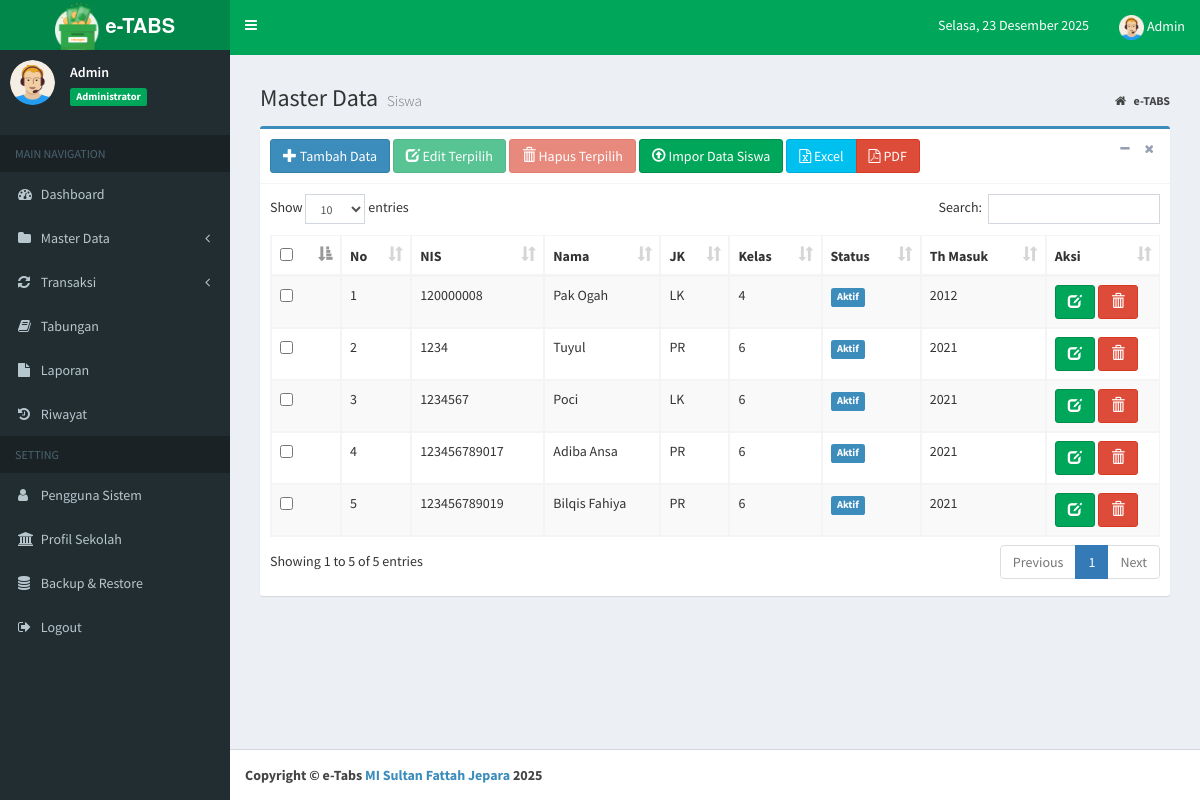
The page /index.php?page=MyApp/data_siswa (signed in) on the database as committed earlier.
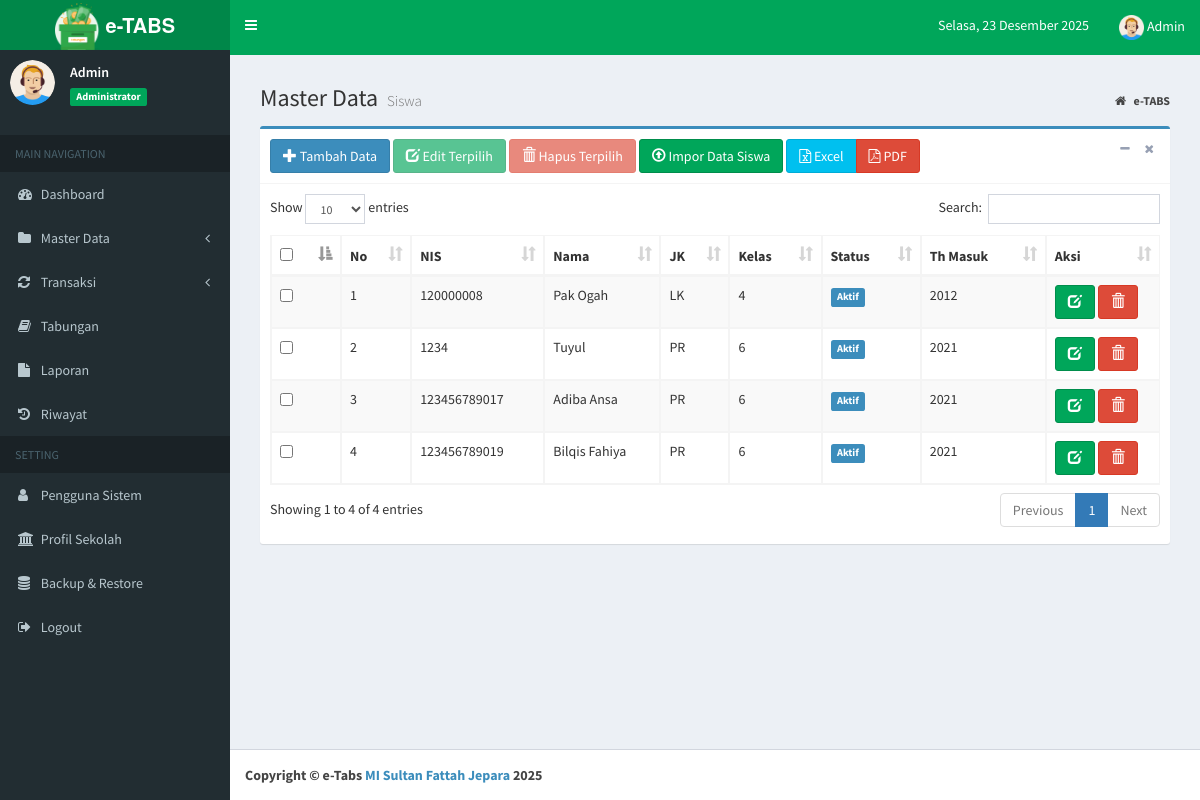
The same page on the database as committed later.
### tables this page shows
CREATE TABLE `tb_siswa` (
  `nis` char(12) NOT NULL,
  `nama_siswa` varchar(40) NOT NULL,
  `jekel` enum('LK','PR') NOT NULL,
  `id_kelas` int NOT NULL,
  `status` enum('Aktif','Lulus','Pindah') NOT NULL,
  `th_masuk` year NOT NULL,
  PRIMARY KEY (`nis`),
  KEY `id_kelas` (`id_kelas`),
  CONSTRAINT `tb_siswa_ibfk_1` FOREIGN KEY (`id_kelas`) REFERENCES `tb_kelas` (`id_kelas`) ON DELETE CASCADE ON UPDATE CASCADE
);

CREATE TABLE `tb_kelas` (
  `id_kelas` int NOT NULL AUTO_INCREMENT,
  `kelas` varchar(20) NOT NULL,
  PRIMARY KEY (`id_kelas`)
);

### admin/siswa/data_siswa.php (the view, shortened to what the changed rows need)
<section class="content-header">
    <h1>
        Master Data
        <small>Siswa</small>
    </h1>
    <ol class="breadcrumb">
        <li>
            <a href="index.php">
                <i class="fa fa-home"></i>
                <b>e-TABS</b>
            </a>
        </li>
    </ol>
</section>
<section class="content">
    <div class="box box-primary">
        <div class="box-header with-border">
            <a href="?page=MyApp/add_siswa" title="Tambah Data" class="btn btn-primary">
                <i class="glyphicon glyphicon-plus"></i> Tambah Data</a>
            <button type="button" id="btnEditTerpilih" class="btn btn-success" onclick="editTerpilih()" disabled>
                <i class="glyphicon glyphicon-edit"></i> Edit Terpilih
            </button>
            <button type="button" id="btnHapusTerpilih" class="btn btn-danger" onclick="hapusTerpilih()" disabled>
                <i class="glyphicon glyphicon-trash"></i> Hapus Terpilih
            </button>
            <button type="button" class="btn btn-success" data-toggle="modal" data-target="#modal-impor">
                <i class="glyphicon glyphicon-upload"></i> Impor Data Siswa
            </button>
            <div class="btn-group">
                <a href="admin/export_handler.php?type=excel&table=siswa" class="btn btn-info" title="Ekspor ke Excel">
                    <i class="fa fa-file-excel-o"></i> Excel
                </a>
                <a href="admin/export_handler.php?type=pdf&table=siswa" class="btn btn-danger" title="Ekspor ke PDF" target="_blank">
                    <i class="fa fa-file-pdf-o"></i> PDF
                </a>
            </div>
            <div class="box-tools pull-right">
                <button type="button" class="btn btn-box-tool" data-widget="collapse">
                    <i class="fa fa-minus"></i>
                </button>
                <button type="button" class="btn btn-box-tool" data-widget="remove">
                    <i class="fa fa-remove"></i>
                </button>
            </div>
        </div>
        <div class="box-body">
            <div class="table-responsive">
                <form id="formSiswa" method="post" action="">
                    <table id="example1" class="table table-bordered table-striped">
                        <thead>
                            <tr>
                                <th width="30">
                                    <input type="checkbox" id="checkAll" title="Pilih Semua" onchange="handleCheckAllClick(this)">
                                </th>
                                <th>No</th>
                                <th>NIS</th>
                                <th>Nama</th>
                                <th>JK</th>
                                <th>Kelas</th>
                                <th>Status</th>
                                <th>Th Masuk</th>
                                <th>Aksi</th>
                            </tr>
                        </thead>
                        <tbody>
                            <?php
                      $no = 1;
                      $sql = $koneksi->query("SELECT s.nis, s.nama_siswa, s.jekel, s.status, s.th_masuk, s.id_kelas, k.kelas
                      from tb_siswa s inner join tb_kelas k on s.id_kelas=k.id_kelas
                      order by kelas asc, nis asc");
                      while ($data= $sql->fetch_assoc()) {
                      ?>
                            <tr data-nis="<?php echo $data['nis']; ?>" data-nama="<?php echo htmlspecialchars($data['nama_siswa']); ?>" data-jekel="<?php echo $data['jekel']; ?>" data-id_kelas="<?php echo $data['id_kelas']; ?>" data-kelas="<?php echo htmlspecialchars($data['kelas']); ?>" data-status="<?php echo $data['status']; ?>" data-th_masuk="<?php echo $data['th_masuk']; ?>">
                                <td>
                                    <input type="checkbox" name="nis[]" class="checkItem" value="<?php echo $data['nis']; ?>" onchange="toggleButtonsSiswa()">
                                </td>
                                <td>
                                    <?php echo $no++; ?>
                                </td>
                            <td>
                                <?php echo $data['nis']; ?>
                            </td>
                            <td>
                                <?php echo $data['nama_siswa']; ?>
                            </td>
                            <td>
                                <?php echo $data['jekel']; ?>
                            </td>
                            <td>
                                <?php echo $data['kelas']; ?>
                            </td>
                            <?php $warna = $data['status']  ?>
                            <td>
                                <?php if ($warna == 'Aktif') { ?>
                                <span class="label label-primary">Aktif</span>
                                <?php } elseif ($warna == 'Lulus') { ?>
                                <span class="label label-success">Lulus</span>
                                <?php } elseif ($warna == 'Pindah') { ?>
                                <span class="label label-danger">Pindah</span>
                            </td>
                            <?php } ?>
                            <td>
                                <?php echo $data['th_masuk']; ?>
                            </td>
                            <td>
                                <a href="?page=MyApp/edit_siswa&kode=<?php echo $data['nis']; ?>" title="Ubah"
                                    class="btn btn-success">
                                    <i class="glyphicon glyphicon-edit"></i>
                                </a>
                                <a href="?page=MyApp/del_siswa&kode=<?php echo $data['nis']; ?>"
                                    onclick="return confirmHapus(event, 'Yakin hapus data siswa <?php echo htmlspecialchars($data['nama_siswa']); ?>?')" title="Hapus"
                                    class="btn btn-danger">
                                    <i class="glyphicon glyphicon-trash"></i>
                            </td>
                        </tr>
                        <?php
                  }
                ?>
                        </tbody>
                    </table>
                </form>
            </div>
        </div>
    </div>
</section>

Rows that differ between the two databases and show on the page:
removed tb_siswa: nis "1234567", nama_siswa "Poci", jekel "LK", id_kelas.kelas "6", status "Aktif", th_masuk "2021"
Other text that changed with them:
text written by a page script: "Show entries Search: Showing 1 to 5 of 5 entries Previous 1 Next" → "Show entries Search: Showing 1 to 4 of 4 entries Previous 1 Next"
